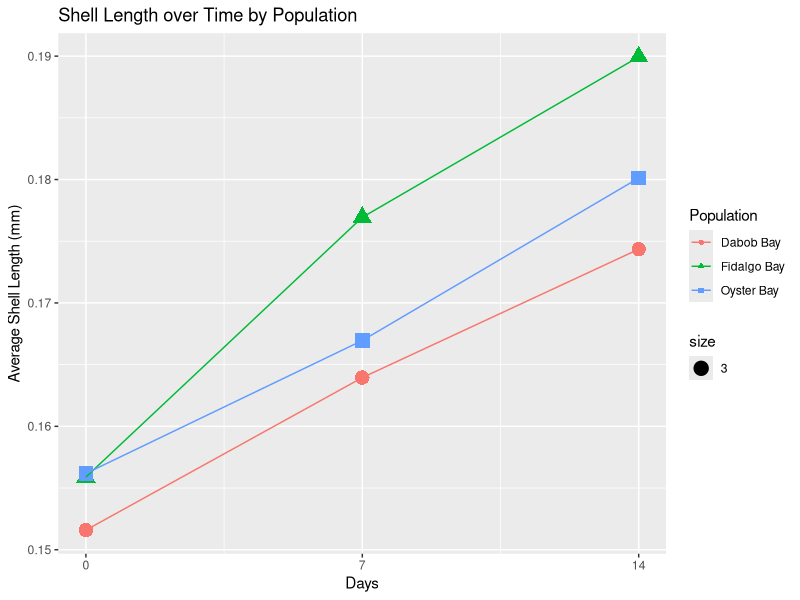
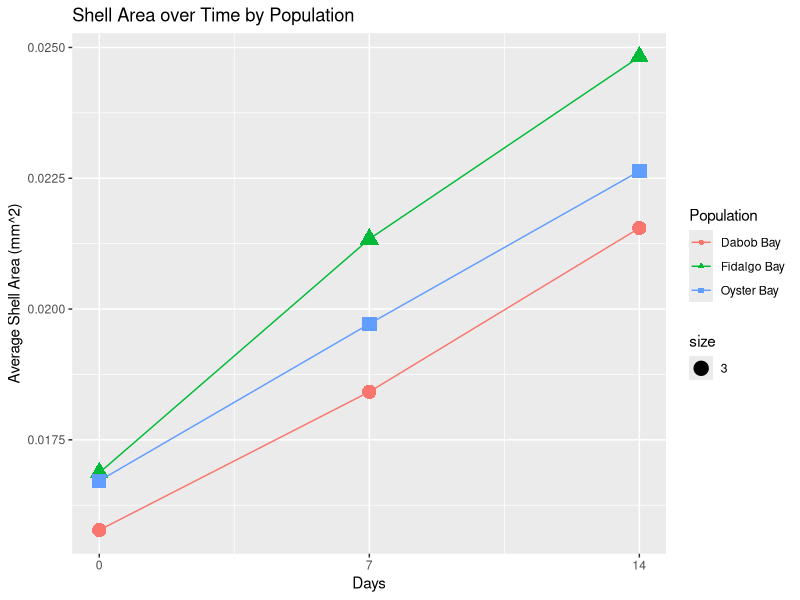

Source code (R) for these figures, in order:
## ---- chunk 1
library(ggplot2)
library(dplyr)
library(tidyr)
library(stringr)
## ---- chunk 2
PS_larvae <- read.csv("../raw_data/Copy of PS_Larvae.csv") 
## ---- chunk 3
popul_days <- group_by(PS_larvae, Population, Date)
## ---- chunk 4
#average length for each population
avg_l_popul <- summarize(popul_days, mean_l = mean(Average_Length), na.rm = TRUE)
#added column for days after start
avg_l_popul$Days = c(0, 14, 7, 0, 14, 7, 0, 14, 7)
## ---- chunk 5
#scatterplot of days passed vs length for each population with a line of best fit for each population
daysvslength <- ggplot(data = avg_l_popul, mapping = aes(x = Days, y = mean_l, group = Population)) +
  geom_point(aes(shape = Population, color = Population, size = 3)) +
  geom_line(aes(color=Population)) +  
  labs(x = "Days", y = "Average Shell Length (mm)") +
  scale_x_continuous(breaks = c (0, 7, 14)) +
  ggtitle("Shell Length over Time by Population")
print(daysvslength)
## ---- chunk 6
#average area for each population
avg_a_popul <- summarize(popul_days, mean_a = mean(Area), na.rm = TRUE)
#added column for days after start
avg_a_popul$Days = c(0, 14, 7, 0, 14, 7, 0, 14, 7)
#scatterplot of days passed vs length for each population with a line of best fit for each population
daysvslength <- ggplot(data = avg_a_popul, mapping = aes(x = Days, y = mean_a, group = Population)) +
  geom_point(aes(shape = Population, color = Population, size = 3)) +
  geom_line(aes(color=Population)) +
  labs(x = "Days", y = "Average Shell Area (mm^2)") +
  scale_x_continuous(breaks = c (0, 7, 14)) +
  ggtitle("Shell Area over Time by Population")
print(daysvslength)
